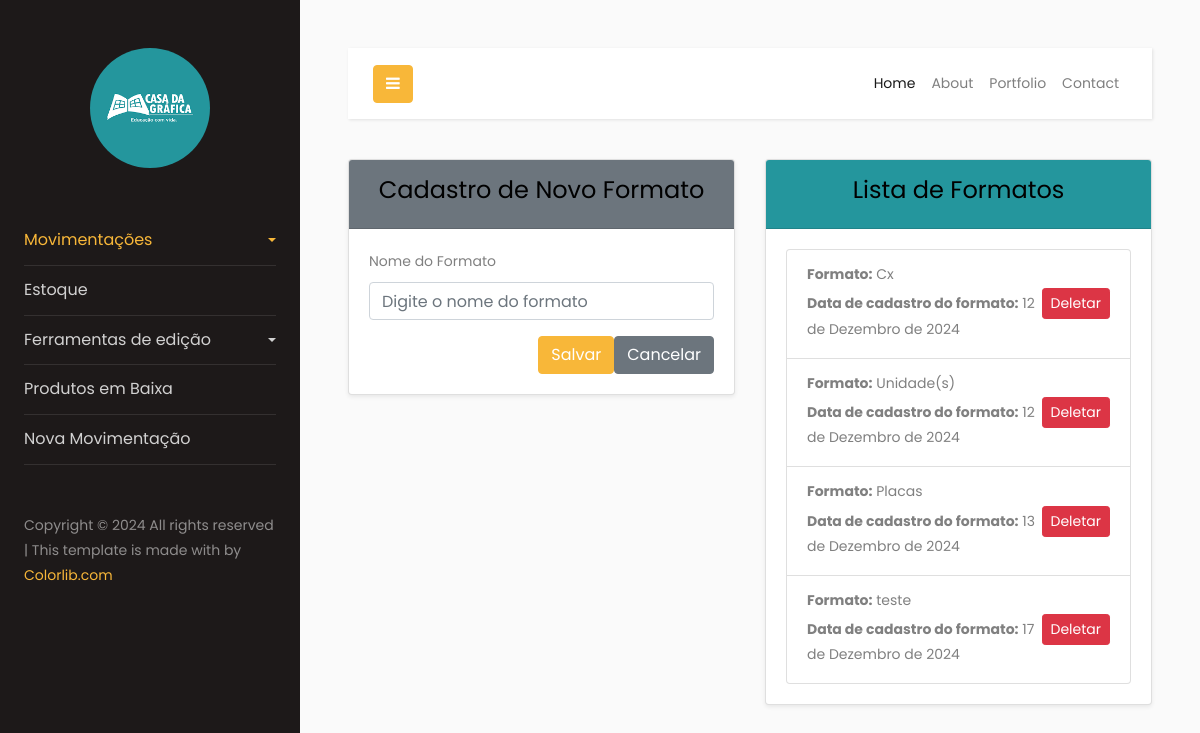
Before: /formato/ (signed in) with the older database file.
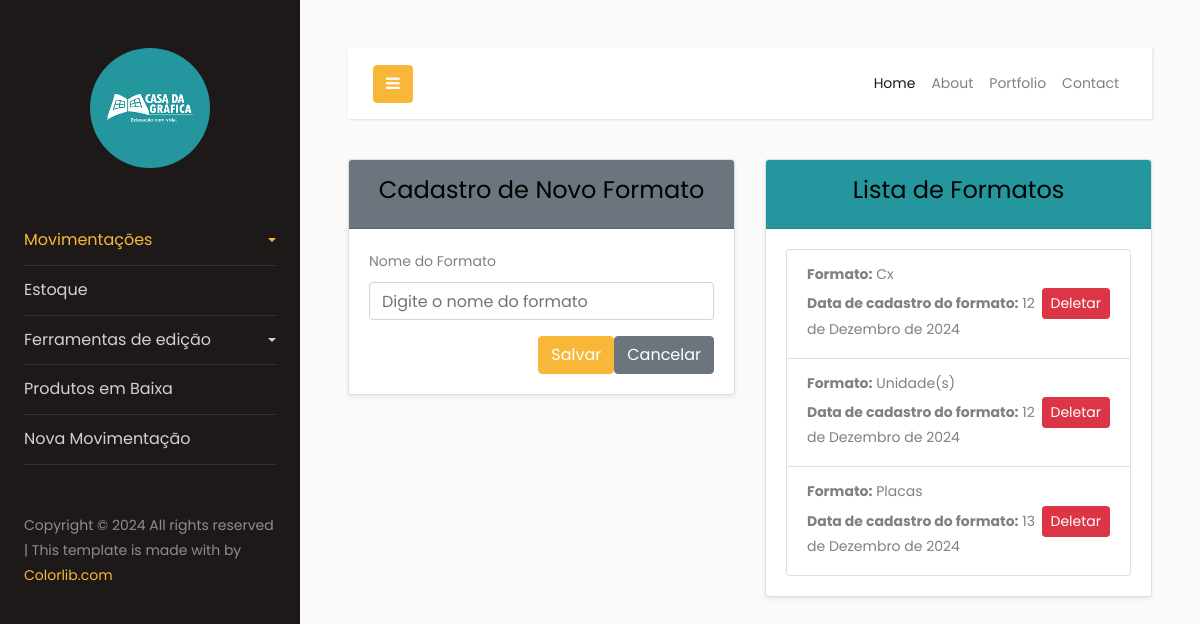
After: the same page with the newer database file.
### formato/models.py (models this page shows, shortened)
class Formato(models.Model):
    formato = models.CharField(max_length=255)
    data_cadastro = models.DateField(auto_now_add=True)

### formato/views.py (the view, shortened to what this page needs)
# urls.py: path('formato/', FormatoListView.as_view(), name='formato-list'),
class FormatoListView(LoginRequiredMixin, ListView):
    def get(self, request):
        formatos = Formato.objects.all()  # Obtenha a lista de formatos
        return render(request, 'formato_list.html', {'formatos': formatos})

### formato/templates/formato_list.html (shortened to what this page needs)
{% load static %}
<!DOCTYPE html>
<html lang="pt-br">
  {% include 'components/header/header.html' %}
  <body>
    <div class="row gy-4">
      <div class="col-12 col-md-6">
        <div class="card shadow-sm">
          <div class="card-header text-center bg-secondary text-white">
            <h4>
              {% if object %}
                Editar Formato
              {% else %}
                Cadastro de Novo Formato
              {% endif %}
            </h4>
          </div>
          <div class="card-body">
            <form method="post">
              <div class="mb-3">
                <label for="formato" class="form-label">Nome do Formato</label>
                <input type="text" name="formato" id="formato" class="form-control" placeholder="Digite o nome do formato" value="{{ object.formato|default:'' }}" required />
              </div>
              <div class="d-flex justify-content-end">
                <button type="submit" class="btn btn-primary">Salvar</button>
                <a href="{% url 'formato-list' %}" class="btn btn-secondary ms-2">Cancelar</a>
              </div>
            </form>
          </div>
        </div>
      </div>
      <div class="col-12 col-md-6">
        <div class="card shadow-sm">
          <div class="card-header text-center text-white" style="background-color: #24969d;">
            <h4>Lista de Formatos</h4>
          </div>
          <div class="card-body">
            <ul class="list-group">
              {% for formato in formatos %}
                <li class="list-group-item d-flex justify-content-between align-items-center">
                  <div class="flex-grow-1">
                    <p class="mb-1"><strong>Formato:</strong> {{ formato.formato }}</p>
                    <p class="mb-1"><strong>Data de cadastro do formato:</strong> {{ formato.data_cadastro }}</p>
                  </div>
                  <a href="{% url 'formato-delete' formato.pk %}" class="btn btn-sm btn-danger">Deletar</a>
                </li>
              {% empty %}
                <li class="list-group-item text-center">Nenhum formato cadastrado ainda.</li>
              {% endfor %}
            </ul>
          </div>
        </div>
      </div>
    </div>
  </body>
  {% include 'components/footer/footer.html' %}
</html>

Changed rows visible on the page:
removed Formato: formato "teste", data_cadastro "17 de Dezembro de 2024"
